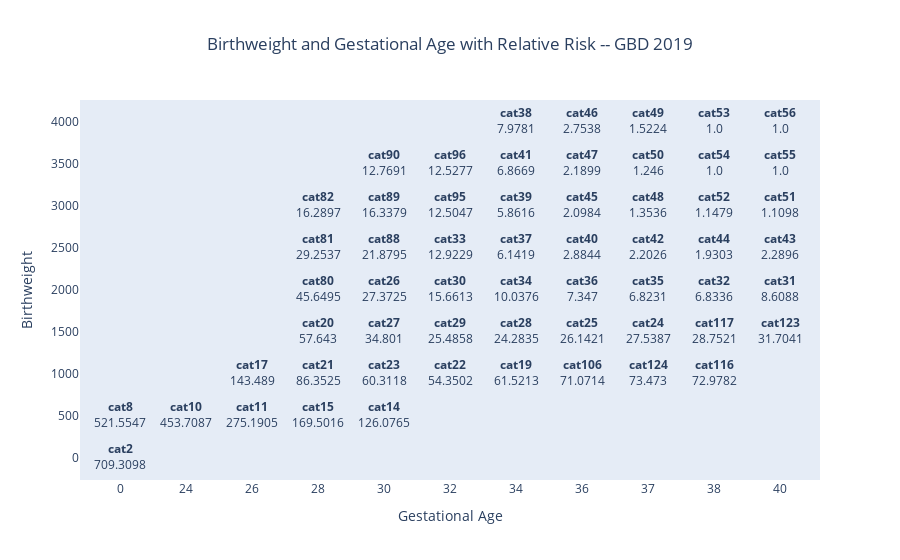

Source (notebook cell):
### Code cell
fig = px.scatter(
    data_frame=df_with_rr,    # data
    x='ga', y='bw',           # use these columns
    text=cat_plus_rr,         # use the concatenated and formatted list of category and RR
    labels={'ga': 'Gestational Age', 'bw': 'Birthweight'},  # readable axis labels
    title='Birthweight and Gestational Age with Relative Risk -- GBD 2019',
    size=np.zeros(len(tmp)))  # get rid of the markers by setting size to zero
fig.update_xaxes(showgrid=False)
fig.update_yaxes(showgrid=False)
fig.update_yaxes(autorange="reversed")
fig.update_xaxes(autorange="reversed")
fig.update_layout(title_x=0.5)

### Figure 1 — Plotly figure (JSON) as saved in the notebook; plotly's stock layout.template omitted (floating-point values rounded to 4 significant figures)
{"data": [{"hovertemplate": "Gestational Age=%{x}<br>Birthweight=%{y}<br>size=%{marker.size}<br>text=%{text}<extra></extra>", "legendgroup": "", "marker": {"color": "#636efa", "size": [0, 0, 0, 0, 0, 0, 0, 0, 0, 0, 0, 0, 0, 0, 0, 0, 0, 0, 0, 0, 0, 0, 0, 0, 0, 0, 0, 0, 0, 0, 0, 0, 0, 0, 0, 0, 0, 0, 0, 0, 0, 0, 0, 0, 0, 0, 0, 0, 0, 0, 0, 0, 0, 0, 0, 0, 0, 0], "sizemode": "area", "sizeref": 0, "symbol": "circle"}, "mode": "markers+text", "name": "", "orientation": "v", "showlegend": false, "text": ["<b>cat56</b><br>1.0", "<b>cat55</b><br>1.0", "<b>cat54</b><br>1.0", "<b>cat53</b><br>1.0", "<b>cat51</b><br>1.1098", "<b>cat52</b><br>1.1479", "<b>cat50</b><br>1.246", "<b>cat48</b><br>1.3536", "<b>cat49</b><br>1.5224", "<b>cat44</b><br>1.9303", "<b>cat45</b><br>2.0984", "<b>cat47</b><br>2.1899", "<b>cat42</b><br>2.2026", "<b>cat43</b><br>2.2896", "<b>cat46</b><br>2.7538", "<b>cat40</b><br>2.8844", "<b>cat39</b><br>5.8616", "<b>cat37</b><br>6.1419", "<b>cat35</b><br>6.8231", "<b>cat32</b><br>6.8336", "<b>cat41</b><br>6.8669", "<b>cat36</b><br>7.347", "<b>cat38</b><br>7.9781", "<b>cat31</b><br>8.6088", "<b>cat34</b><br>10.0376", "<b>cat95</b><br>12.5047", "<b>cat96</b><br>12.5277", "<b>cat90</b><br>12.7691", "<b>cat33</b><br>12.9229", "<b>cat30</b><br>15.6613", "<b>cat82</b><br>16.2897", "<b>cat89</b><br>16.3379", "<b>cat88</b><br>21.8795", "<b>cat28</b><br>24.2835", "<b>cat29</b><br>25.4858", "<b>cat25</b><br>26.1421", "<b>cat26</b><br>27.3725", "<b>cat24</b><br>27.5387", "<b>cat117</b><br>28.7521", "<b>cat81</b><br>29.2537", "<b>cat123</b><br>31.7041", "<b>cat27</b><br>34.801", "<b>cat80</b><br>45.6495", "<b>cat22</b><br>54.3502", "<b>cat20</b><br>57.643", "<b>cat23</b><br>60.3118", "<b>cat19</b><br>61.5213", "<b>cat106</b><br>71.0714", "<b>cat116</b><br>72.9782", "<b>cat124</b><br>73.473", "<b>cat21</b><br>86.3525", "<b>cat14</b><br>126.0765", "<b>cat17</b><br>143.489", "<b>cat15</b><br>169.5016", "<b>cat11</b><br>275.1905", "<b>cat10</b><br>453.7087", "<b>cat8</b><br>521.5547", "<b>cat2</b><br>709.3098"], "type": "scatter", "x": ["40", "40", "38", "38", "40", "38", "37", "37", "37", "38", "36", "36", "37", "40", "36", "36", "34", "34", "37", "38", "34", "36", "34", "40", "34", "32", "32", "30", "32", "32", "28", "30", "30", "34", "32", "36", "30", "37", "38", "28", "40", "30", "28", "32", "28", "30", "34", "36", "38", "37", "28", "30", "26", "28", "26", "24", "0", "0"], "xaxis": "x", "y": ["4000", "3500", "3500", "4000", "3000", "3000", "3500", "3000", "4000", "2500", "3000", "3500", "2500", "2500", "4000", "2500", "3000", "2500", "2000", "2000", "3500", "2000", "4000", "2000", "2000", "3000", "3500", "3500", "2500", "2000", "3000", "3000", "2500", "1500", "1500", "1500", "2000", "1500", "1500", "2500", "1500", "1500", "2000", "1000", "1500", "1000", "1000", "1000", "1000", "1000", "1000", "500", "1000", "500", "500", "500", "500", "0"], "yaxis": "y"}], "layout": {"legend": {"itemsizing": "constant", "tracegroupgap": 0}, "title": {"text": "Birthweight and Gestational Age with Relative Risk -- GBD 2019", "x": 0.5}, "xaxis": {"anchor": "y", "autorange": "reversed", "domain": [0, 1], "showgrid": false, "title": {"text": "Gestational Age"}}, "yaxis": {"anchor": "x", "autorange": "reversed", "domain": [0, 1], "showgrid": false, "title": {"text": "Birthweight"}}}}
